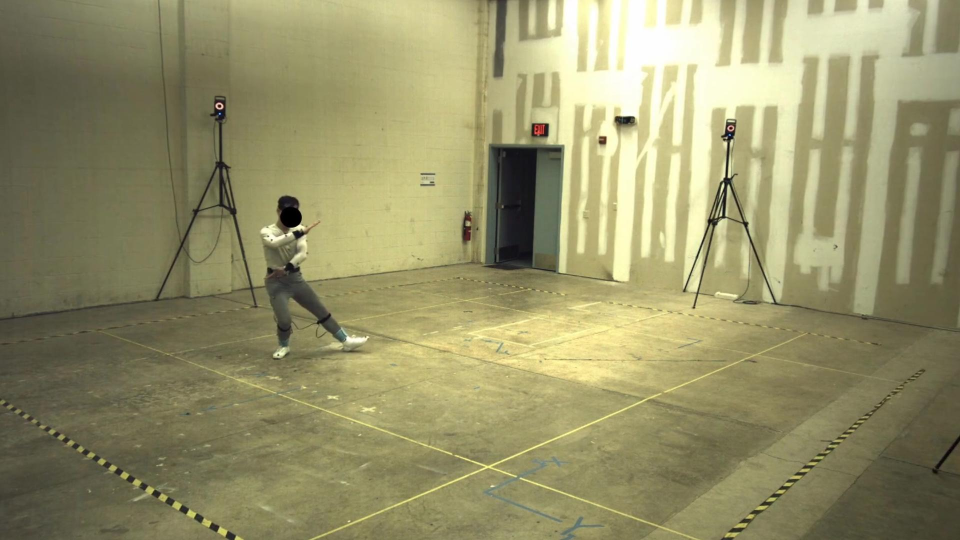
%> input picture Project2DataFiles/im1corrected.jpg, 1920 x 1080 px (shown at 1/2 size)
$ octave ec_2.m   (GNU Octave 9; MATLAB toolbox functions it lacks are replaced by stand-ins)
%> lines starting %> are read from the running program, lines starting %| are printed output that depends on the picture
%{
Script that uses homographies to generate top-down views of the floor from both source images without user input.
Adapted from the provided planewarpdemo.m code from the course

Step 1: Set the floor region in world coordinates
Step 2: Read source images
Step 3: Load camera parameters
Step 4: Compute homographies from the floor to the source images
Step 5: Make output images using the same scale along X and Y
Step 6: Compute homographies from output to source coordinates
Step 7: Warp the source images into the output images
Step 8: Display results
%}

% 1. Set the floor region in world coordinates

% fixed bounds in mm select the floor area shown in output
% estimated using task 3.4 code
Xmin = -4500;
Xmax = 6500;
Ymin = -6000;
Ymax = 5000;

% 2. Read source images
source1 = imread(fullfile('Project2DataFiles', 'im1corrected.jpg'));
%> source1 is the input picture: size 1080x1920x3 uint8; mean R, G, B 149.6, 145.9, 105.2
source2 = imread(fullfile('Project2DataFiles', 'im2corrected.jpg'));
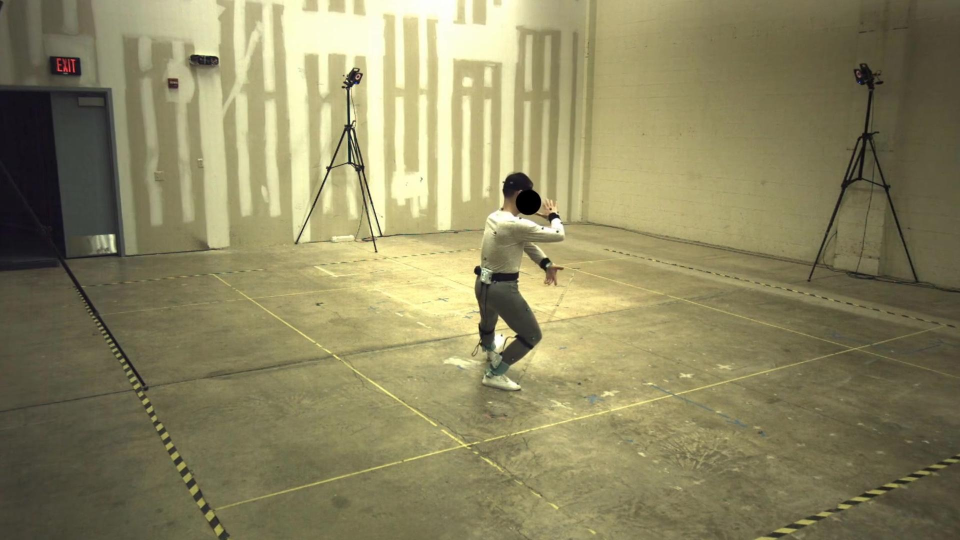
%> input picture Project2DataFiles/im2corrected.jpg, 1920 x 1080 px (shown at 1/2 size)
%> source2 is the input picture: size 1080x1920x3 uint8; mean R, G, B 140.5, 134.6, 97.4
[nr1,nc1,nb1] = size(source1);
%> nr1 = 1080; nc1 = 1920; nb1 = 3
[nr2,nc2,nb2] = size(source2);
%> nr2 = 1080; nc2 = 1920; nb2 = 3

% 3. Load camera parameters
cameraData1 = load(fullfile('Project2DataFiles', 'Parameters_V1_1.mat'));
cameraData2 = load(fullfile('Project2DataFiles', 'Parameters_V2_1.mat'));
cam1 = cameraData1.Parameters;
cam2 = cameraData2.Parameters;

% 4. Compute homographies from the floor to the source images

% combine intrinsic and extrinsic matrices for each camera
P1 = cam1.Kmat * cam1.Pmat;
P2 = cam2.Kmat * cam2.Pmat;

% obtain homography between floor coords and source image coords
% for floor, Z=0, so the third column contributes nothing
H1 = P1(:, [1,2,4]);
H2 = P2(:, [1,2,4]);

% 5. Make output images using the same scale along X and Y

% equal X and Y scales preserve angles and relative distances on the floor
s = min([(nc1-1)/(Xmax-Xmin), (nr1-1)/(Ymax-Ymin), (nc2-1)/(Xmax-Xmin), (nr2-1)/(Ymax-Ymin)]);
%> s = 0.0981
outCols = ceil(s*(Xmax-Xmin)) + 1;
%> outCols = 1080
outRows = ceil(s*(Ymax-Ymin)) + 1;
%> outRows = 1080
dest1 = zeros(outRows,outCols,nb1);
dest2 = zeros(outRows,outCols,nb2);

% 6. Compute homographies from output to source coordinates

% S converts output pixels to floor X-Y coordinates
S = [1/s 0 Xmin - 1/s; 0 -1/s Ymax + 1/s; 0 0 1];
% combine output-to-floor and floor-to-source transforms
Hd1 = H1*S;
Hd2 = H2*S;

% 7. Warp the source images into the output images

% make a grid of output pixel coordinates
[xx,yy] = meshgrid(1:outCols, 1:outRows);

% divide by the homogeneous coordinate to obtain source pixel locations
denom1 = Hd1(3,1)*xx + Hd1(3,2)*yy + Hd1(3,3);
hxintrp1 = (Hd1(1,1)*xx + Hd1(1,2)*yy + Hd1(1,3)) ./ denom1;
hyintrp1 = (Hd1(2,1)*xx + Hd1(2,2)*yy + Hd1(2,3)) ./ denom1;

denom2 = Hd2(3,1)*xx + Hd2(3,2)*yy + Hd2(3,3);
hxintrp2 = (Hd2(1,1)*xx + Hd2(1,2)*yy + Hd2(1,3)) ./ denom2;
hyintrp2 = (Hd2(2,1)*xx + Hd2(2,2)*yy + Hd2(2,3)) ./ denom2;

% interpolate each source color channel at the computed source locations
for b = 1:nb1
    dest1(:,:,b) = interp2(double(source1(:,:,b)), hxintrp1,hyintrp1,'linear',0)/255.0;
end
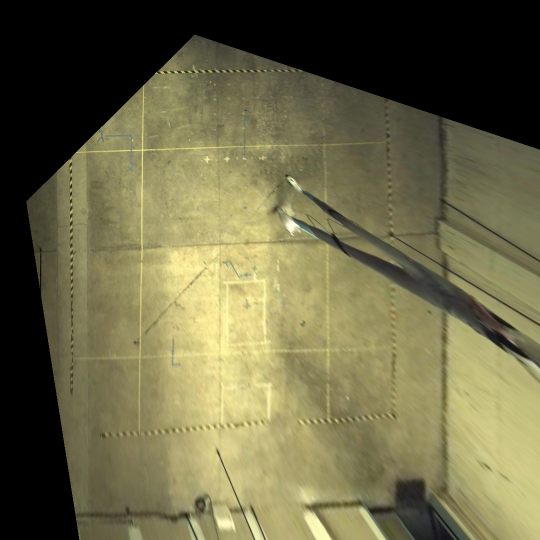
%> dest1: size 1080x1080x3 double (shown at 1/2 size); mean R, G, B 0.426, 0.41, 0.28
for b = 1:nb2
    dest2(:,:,b) = interp2(double(source2(:,:,b)), hxintrp2,hyintrp2,'linear',0)/255.0;
end
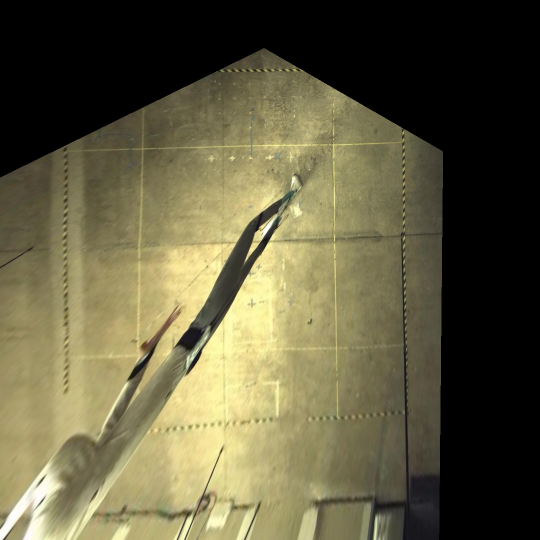
%> dest2: size 1080x1080x3 double (shown at 1/2 size); mean R, G, B 0.385, 0.365, 0.256

% 8. Display results
fig1 = figure(1);
imagesc(dest1); axis image;
title('Camera 1 top-down view');

waitfor(fig1);

figure(2);
imagesc(dest2); axis image;
title('Camera 2 top-down view');
